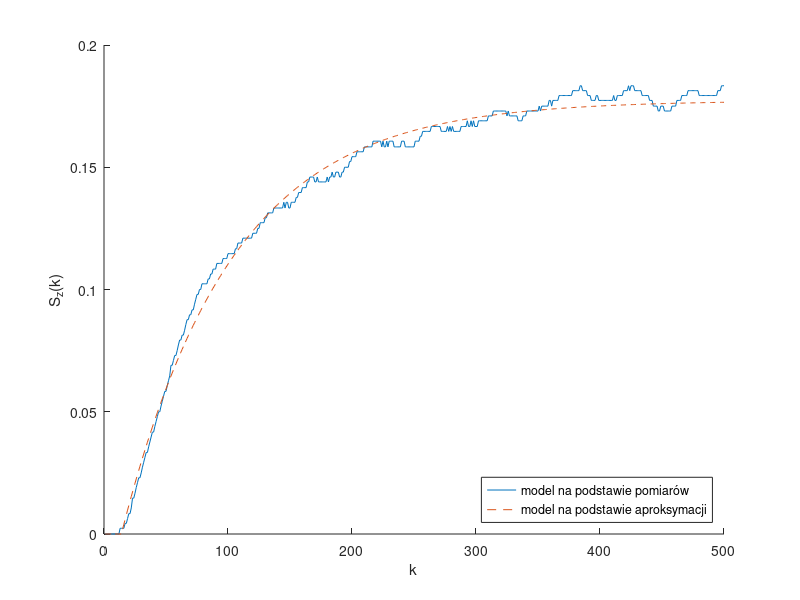

Write the MATLAB code that produced this figure. (Note: this script raises an error after producing the figure.)
% Wyznaczone parametry przy użyciu generycznego algorytmu
clear all

% Parametry wyznaczone przy użyciu algorytmu generycznego
T1 = 88.311400;
T2 = 0.010351;
K = 0.177293;
Td = 12;

data = load('S_z.mat');
S_z = data.S_z;
time = length(S_z);

y(1:time) = 0;

alpha1 = exp(-1/T1);
alpha2 = exp(-1/T2);
a1 = -alpha1-alpha2;
a2 = alpha1*alpha2;
b1 = K*(T1*(1- alpha1)-T2*(1-alpha2))/(T1-T2);
b2 = K*(alpha1*T2*(1-alpha2)-alpha2*T1*(1-alpha1))/(T1-T2);

S_z_apro = zeros(time, 1);

for k = Td+3:time
    y(k) = b1 + b2 - a1*y(k-1) - a2*y(k-2);
end

S_z_apro = y';
save('S_z_apro.mat', 'S_z_apro')

figure('Name', 'Aproksymacja odpowiedzi skokowej zakłócenia')
hold on
plot(S_z)
plot(y, '--')
ylabel('S_z(k)')
xlabel('k')
legend('model na podstawie pomiarów', 'model na podstawie aproksymacji', 'location', 'southeast')
title("Aproksymacja odpowiedzi skokowej zakłócenia; E = " + AproksSkokZak_DMC([T1, T2, K]))